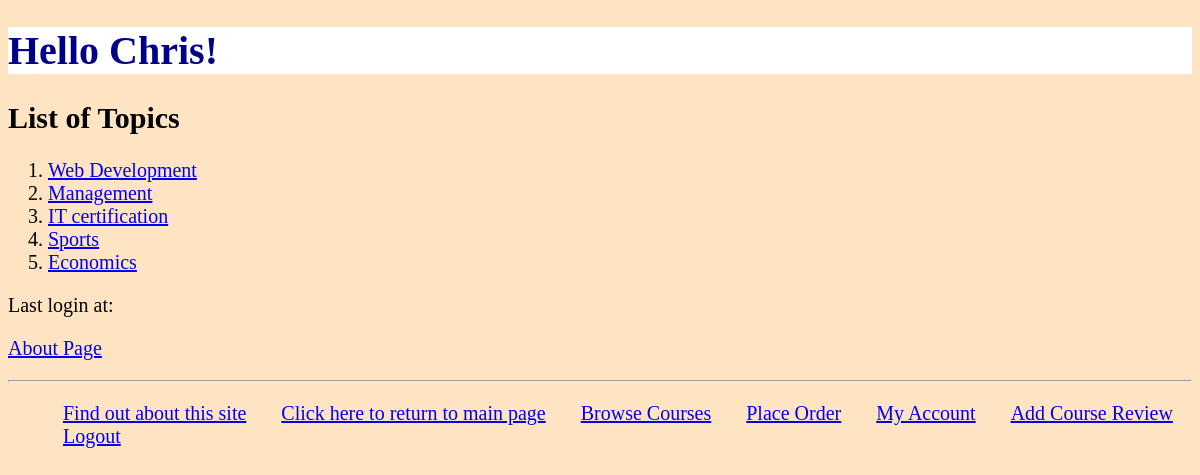
The app's page /myapp/ (signed in) with its own data.
### myapp/models.py (models this page shows, shortened)
class Topic(models.Model):
    name = models.CharField(max_length=200)
    length = models.IntegerField(default=12)

### myapp/views.py (the view)
# urls.py: path(r'', views.IndexView.as_view(), name='index'),
class IndexView(View):
    def get(self, request):
        top_list = Topic.objects.all().order_by('id')[:10]
        try:
            current_user = Student.objects.get(id=request.user.id)
        except Student.DoesNotExist:
            current_user = None
        first_name = "User"
        if current_user:
            first_name = current_user.first_name
        return render(request, 'myapp/index.html', {'top_list': top_list, 'first_name':first_name})

### myapp/templates/myapp/index.html
{% extends 'myapp/base.html' %}
{% block body_block %}
    {% if top_list %}
        <h2>List of Topics</h2>
        <ol>
            {% for top  in top_list %}
                <li>
                    <a href="{% url 'myapp:detail' top.id %}">
                        {{ top.name}}
                    </a>
                </li>
            {% endfor %}
        </ol>
    {% else %}
        <strong>There are no available topics!</strong>
    {% endif %}
    <p>Last login at: {{ request.session.last_login }}</p>
    <p><a href="{% url 'myapp:about' %}">About Page</a></p>
{% endblock %}

### myapp/templates/myapp/base.html (shortened to what this page needs)
<!DOCTYPE html>
{% load static %}
<html>
    <head>
        <link rel="stylesheet" type="text/css" href="{% static 'myapp/style1.css' %}" />
    </head>
    <body>
        <div>
            <h1>
                {% block myhdg %}Hello {{ first_name }}!
                {% endblock %}
            </h1>
            {% block body_block %}*** {% endblock %}
        </div>
        <hr />
        <div>
        	<ul>
                <li class="hbar1"><a href="/myapp/about">Find out about this site</a></li>
                <li class="hbar1"><a href = "{% url 'myapp:index' %}">Click here to return to main page</a></li>
                <li class="hbar1"><a href="{% url 'myapp:findcourses' %}">Browse Courses</a></li>
                <li class="hbar1"><a href="{% url 'myapp:place_order' %}">Place Order</a></li>
                <li class="hbar1"><a href="{% url 'myapp:myaccount' %}">My Account</a></li>
                <li class="hbar1"><a href="{% url 'myapp:review_view' %}">Add Course Review</a></li>
                {% if first_name == "User" %}
                    <li class="hbar1"><a href="{% url 'myapp:login' %}">Login</a></li>
                    <li class="hbar1"><a href="{% url 'myapp:register' %}">Register</a></li>
                {% else %}
                    <li class="hbar1"><a href="{% url 'myapp:logout' %}">Logout</a></li>
                {% endif %}
            </ul>
        </div>
    </body>
</html>

### myapp/static/myapp/style1.css (style rules this page uses)
.hbar1 { display: inline; margin: 15px; }
h1 { background-color: white; color: darkblue; font-size: 2em; position: relative }
body { background-color: bisque; color: black; font-size: 20px; font-family: Verdana; }
p { font-family: verdana; font-size: 20px; }

### records on screen
Topic: name "Web Development"
Topic: name "Management"
Topic: name "IT certification"
Topic: name "Sports"
Topic: name "Economics"

### other values on screen
{{ first_name }} "Chris"
